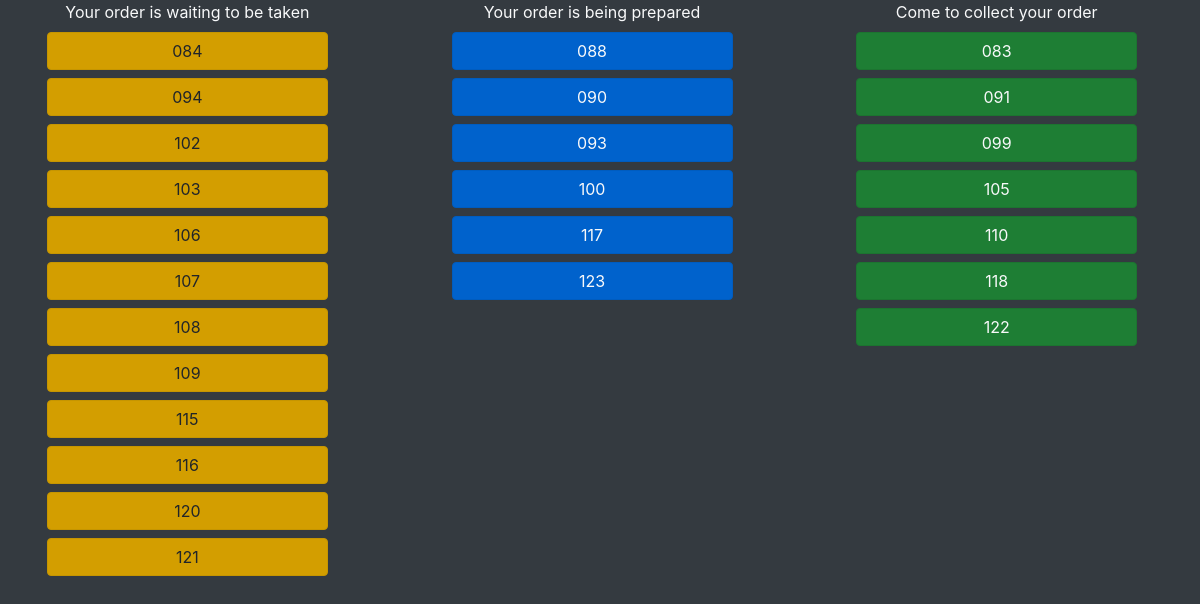
The page /ordersys/orders/customers/ on the database its author committed.
### ordersys/models.py (models this page shows, shortened)
class Order(models.Model):
    ordered_items = models.ManyToManyField(Product, through='ProductAmount')
    date_ordered = models.DateTimeField("Ordered", auto_now=True)
    status = models.CharField(max_length=12, default="Pending")
    cost = models.DecimalField(max_digits=8, decimal_places=2, blank=True)
    def define_shown_id(self):
        if self.id<10:
            return '00{}'.format(self.id)
        elif self.id<100:
            return '0{}'.format(self.id)
        elif self.id<1000:
            return str(self.id)
        else:
            return str(self.id)[-3:]
    def __str__(self):
        return self.define_shown_id()

### ordersys/views/order_views.py (the view)
# urls.py: path('orders/customers/', views.CustomersOrdersView.as_view(), name='customers'),
class CustomersOrdersView(generic.ListView):
    login_url = '/ordersys/login/'
    model=Order
    template_name = 'ordersys/order/customers.html'
    context_object_name = 'orders_list'
    orderint = ['id']
    def get_queryset(self):
        return Order.objects.exclude(status='Done').all()

### ordersys/templates/ordersys/order/customers.html (shortened to what this page needs)
<html>
    <head>
        <link rel="stylesheet" href="https://stackpath.bootstrapcdn.com/bootstrap/4.5.2/css/bootstrap.min.css">
    </head>
    <body class="bg-dark pr-3 d-flex justify-content-center">
        <div class="wrapper w-100">
            {% if orders_list %}
                <div class="row">
                    <div class="col">
                        <div class="wrapper d-flex justify-content-center text-light">Your order is waiting to be taken</div>
                        {% for order in orders_list %}
                            {% if order.status == "Pending" %}
                                <div class="d-flex justify-content-center">
                                    <button type="submit" class="btn active btn-warning mt-2 d-flex w-75 justify-content-center">{{order}}</button>
                                </div>
                            {% endif %}
                        {% endfor %}
                    </div>
                    <div class="col">
                        <div class="wrapper d-flex justify-content-center text-light">Your order is being prepared</div>
                        {% for order in orders_list %}
                            {% if order.status == "Prepare" %}
                                <div class="d-flex justify-content-center">
                                    <button type="submit" class="btn active btn-primary mt-2 d-flex w-75 justify-content-center text-light">{{order}}</button>
                                </div>
                            {% endif %}
                        {% endfor %}
                    </div>
                    <div class="col">
                        <div class="wrapper d-flex justify-content-center text-light">Come to collect your order</div>
                        {% for order in orders_list %}
                            {% if order.status == "Collect" %}
                                <div class="d-flex justify-content-center">
                                    <button type="submit" class="btn active btn-success mt-2 d-flex w-75 justify-content-center text-light">{{order}}</button>
                                </div>
                            {% endif %}
                        {% endfor %}
                    </div>
                </div>
            {% endif %}
        </div>
    </body>
</html>

### rows shown on the page
Order: id "084"
Order: id "094"
Order: id "102"
Order: id "103"
Order: id "106"
Order: id "107"
Order: id "108"
Order: id "109"
Order: id "115"
Order: id "116"
Order: id "120"
Order: id "121"
Order: id "088"
Order: id "090"
Order: id "093"
Order: id "100"
Order: id "117"
Order: id "123"
Order: id "083"
Order: id "091"
Order: id "099"
Order: id "105"
Order: id "110"
Order: id "118"
Order: id "122"
